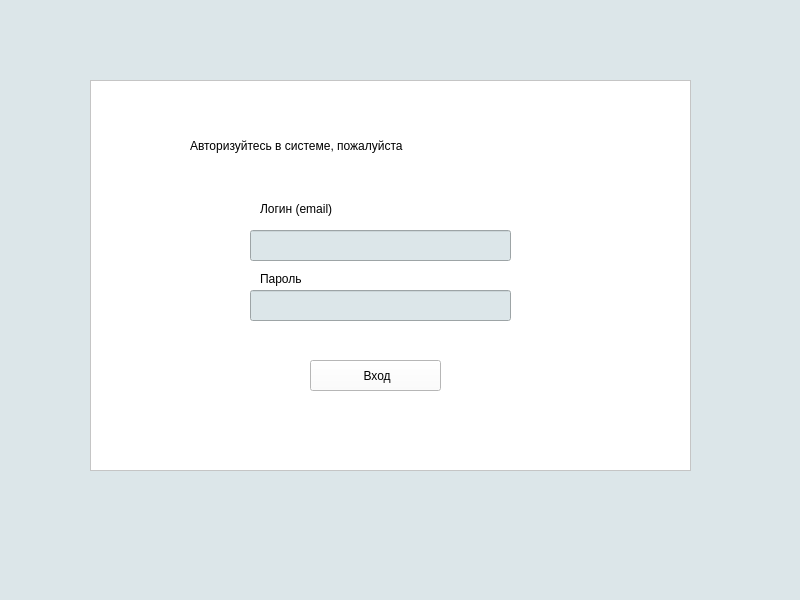
<?xml version="1.0" encoding="UTF-8"?>
<ui version="4.0">
 <class>greet</class>
 <widget class="QMainWindow" name="greet">
  <property name="geometry">
   <rect>
    <x>0</x>
    <y>0</y>
    <width>800</width>
    <height>600</height>
   </rect>
  </property>
  <property name="windowTitle">
   <string>greet</string>
  </property>
  <property name="styleSheet">
   <string notr="true">background-color: rgb(220, 230, 233);</string>
  </property>
  <widget class="QWidget" name="centralwidget">
   <widget class="QFrame" name="frame">
    <property name="geometry">
     <rect>
      <x>90</x>
      <y>80</y>
      <width>601</width>
      <height>391</height>
     </rect>
    </property>
    <property name="styleSheet">
     <string notr="true">background-color: rgb(255, 255, 255);</string>
    </property>
    <property name="frameShape">
     <enum>QFrame::StyledPanel</enum>
    </property>
    <property name="frameShadow">
     <enum>QFrame::Raised</enum>
    </property>
    <widget class="QLabel" name="label">
     <property name="geometry">
      <rect>
       <x>100</x>
       <y>50</y>
       <width>441</width>
       <height>31</height>
      </rect>
     </property>
     <property name="styleSheet">
      <string notr="true">font: 75 16pt &quot;Arimo&quot;;</string>
     </property>
     <property name="text">
      <string>Авторизуйтесь в системе, пожалуйста</string>
     </property>
    </widget>
    <widget class="QLineEdit" name="lineEdit">
     <property name="geometry">
      <rect>
       <x>160</x>
       <y>150</y>
       <width>261</width>
       <height>31</height>
      </rect>
     </property>
     <property name="styleSheet">
      <string notr="true">background-color: rgb(220, 230, 233);</string>
     </property>
    </widget>
    <widget class="QLineEdit" name="lineEdit_2">
     <property name="geometry">
      <rect>
       <x>160</x>
       <y>210</y>
       <width>261</width>
       <height>31</height>
      </rect>
     </property>
     <property name="styleSheet">
      <string notr="true">background-color: rgb(220, 230, 233);</string>
     </property>
    </widget>
    <widget class="QPushButton" name="pushButton">
     <property name="geometry">
      <rect>
       <x>220</x>
       <y>280</y>
       <width>131</width>
       <height>31</height>
      </rect>
     </property>
     <property name="text">
      <string> Вход</string>
     </property>
    </widget>
    <widget class="QLabel" name="label_2">
     <property name="geometry">
      <rect>
       <x>170</x>
       <y>120</y>
       <width>101</width>
       <height>18</height>
      </rect>
     </property>
     <property name="text">
      <string>Логин (email)</string>
     </property>
    </widget>
    <widget class="QLabel" name="label_3">
     <property name="geometry">
      <rect>
       <x>170</x>
       <y>190</y>
       <width>101</width>
       <height>18</height>
      </rect>
     </property>
     <property name="text">
      <string>Пароль</string>
     </property>
    </widget>
   </widget>
  </widget>
  <widget class="QMenuBar" name="menubar">
   <property name="geometry">
    <rect>
     <x>0</x>
     <y>0</y>
     <width>800</width>
     <height>30</height>
    </rect>
   </property>
  </widget>
  <widget class="QStatusBar" name="statusbar"/>
 </widget>
 <resources/>
 <connections/>
</ui>
